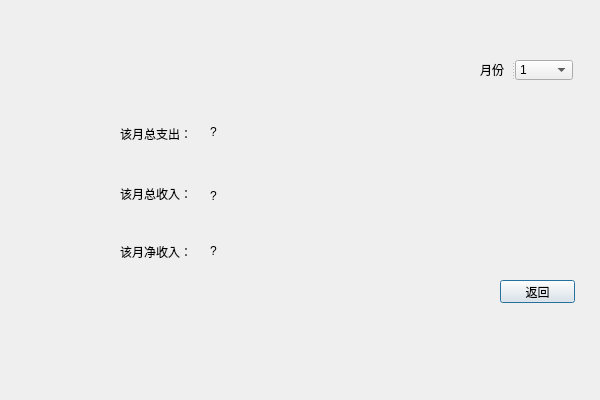
<?xml version="1.0" encoding="UTF-8"?>
<ui version="4.0">
 <class>month_total</class>
 <widget class="QDialog" name="month_total">
  <property name="geometry">
   <rect>
    <x>0</x>
    <y>0</y>
    <width>600</width>
    <height>400</height>
   </rect>
  </property>
  <property name="windowTitle">
   <string>查看每月总收支</string>
  </property>
  <widget class="QLabel" name="label_hint1">
   <property name="geometry">
    <rect>
     <x>120</x>
     <y>126</y>
     <width>71</width>
     <height>16</height>
    </rect>
   </property>
   <property name="text">
    <string>该月总支出：</string>
   </property>
  </widget>
  <widget class="QLabel" name="label_hint2">
   <property name="geometry">
    <rect>
     <x>120</x>
     <y>186</y>
     <width>71</width>
     <height>16</height>
    </rect>
   </property>
   <property name="text">
    <string>该月总收入：</string>
   </property>
  </widget>
  <widget class="QLabel" name="label_expense">
   <property name="geometry">
    <rect>
     <x>210</x>
     <y>126</y>
     <width>54</width>
     <height>12</height>
    </rect>
   </property>
   <property name="text">
    <string>?</string>
   </property>
  </widget>
  <widget class="QLabel" name="label_income">
   <property name="geometry">
    <rect>
     <x>210</x>
     <y>190</y>
     <width>54</width>
     <height>12</height>
    </rect>
   </property>
   <property name="text">
    <string>?</string>
   </property>
  </widget>
  <widget class="QSplitter" name="splitter_2">
   <property name="geometry">
    <rect>
     <x>480</x>
     <y>60</y>
     <width>93</width>
     <height>20</height>
    </rect>
   </property>
   <property name="orientation">
    <enum>Qt::Horizontal</enum>
   </property>
   <widget class="QLabel" name="labelMonth">
    <property name="text">
     <string>月份</string>
    </property>
   </widget>
   <widget class="QComboBox" name="comboBox_month">
    <item>
     <property name="text">
      <string>1</string>
     </property>
    </item>
    <item>
     <property name="text">
      <string>2</string>
     </property>
    </item>
    <item>
     <property name="text">
      <string>3</string>
     </property>
    </item>
    <item>
     <property name="text">
      <string>4</string>
     </property>
    </item>
    <item>
     <property name="text">
      <string>5</string>
     </property>
    </item>
    <item>
     <property name="text">
      <string>6</string>
     </property>
    </item>
    <item>
     <property name="text">
      <string>7</string>
     </property>
    </item>
    <item>
     <property name="text">
      <string>8</string>
     </property>
    </item>
    <item>
     <property name="text">
      <string>9</string>
     </property>
    </item>
    <item>
     <property name="text">
      <string>10</string>
     </property>
    </item>
    <item>
     <property name="text">
      <string>11</string>
     </property>
    </item>
    <item>
     <property name="text">
      <string>12</string>
     </property>
    </item>
   </widget>
  </widget>
  <widget class="QLabel" name="label_hint2_2">
   <property name="geometry">
    <rect>
     <x>120</x>
     <y>244</y>
     <width>71</width>
     <height>16</height>
    </rect>
   </property>
   <property name="text">
    <string>该月净收入：</string>
   </property>
  </widget>
  <widget class="QLabel" name="label_balanced">
   <property name="geometry">
    <rect>
     <x>210</x>
     <y>245</y>
     <width>54</width>
     <height>12</height>
    </rect>
   </property>
   <property name="text">
    <string>?</string>
   </property>
  </widget>
  <widget class="QPushButton" name="back">
   <property name="geometry">
    <rect>
     <x>500</x>
     <y>280</y>
     <width>75</width>
     <height>23</height>
    </rect>
   </property>
   <property name="text">
    <string>返回</string>
   </property>
  </widget>
  <zorder>back</zorder>
  <zorder>splitter_2</zorder>
  <zorder>label_hint1</zorder>
  <zorder>label_hint2</zorder>
  <zorder>label_expense</zorder>
  <zorder>label_income</zorder>
  <zorder>label_hint2_2</zorder>
  <zorder>label_balanced</zorder>
 </widget>
 <resources/>
 <connections/>
</ui>
